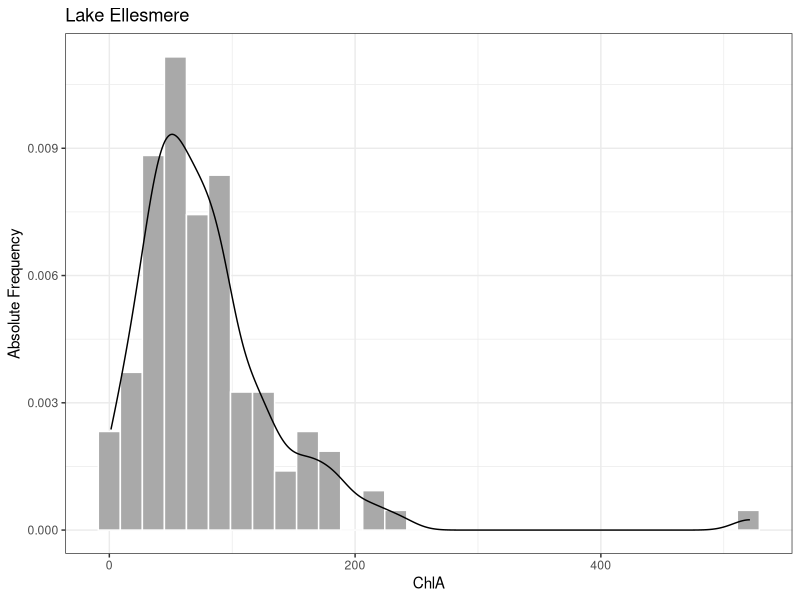
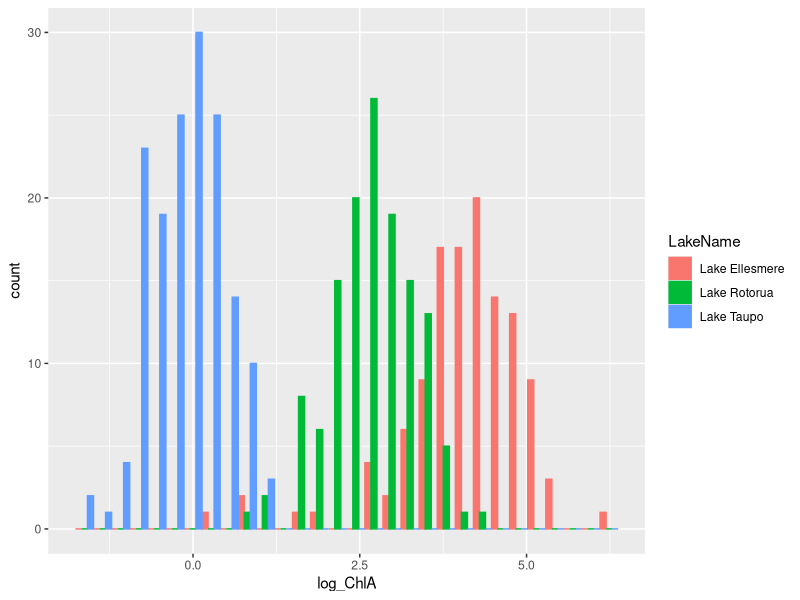

Source code (R) for these figures, in order:
## ---- chunk 1
library(knitr)

knitr::opts_chunk$set(
  comment = "#>",
  fig.path = "figures/04/", # use only for single Rmd files
  collapse = TRUE,
  echo = TRUE
)


## ---- chunk 2
lakes_df <- read.csv("data/NZ_lake_chla_data.csv", stringsAsFactors = TRUE)
ellesmere_df <- (lakes_df[lakes_df$LakeName == "Lake Ellesmere", ])


library(ggplot2)

ggplot(data = ellesmere_df, aes(x = ChlA)) +
  geom_histogram(aes(y = stat(density)), colour = "white", fill="darkgrey", bins = 30) +
  geom_density() +
  labs(y = "Absolute Frequency",
       title = "Lake Ellesmere") +
  theme_bw()

## ---- chunk 3

# Install package once for each machine
# install.packages("e1071")

# Load library once for each R session
library(e1071)

# Using base R
aggregate(lakes_df$ChlA, by = list(Lake = lakes_df$LakeName), FUN = skewness)


# Using dplyr
library(dplyr)
lakes_df %>% group_by(LakeName) %>% summarise(Skewness = skewness(ChlA))
## ---- chunk 4

# Add a new column to the data frame that holds the log of the raw ChlA
# This can also be done with dplyr::mutate
lakes_df$log_ChlA <- log(lakes_df$ChlA)

## ---- chunk 5

# Plot the histogram

ggplot(data = lakes_df) +
  geom_histogram(aes(x = log_ChlA, color = LakeName, fill=LakeName), position="dodge")

# Compute the skew of the log -- the value is much closer
# to 0 than the raw data were.
skewness(lakes_df$log_ChlA)
